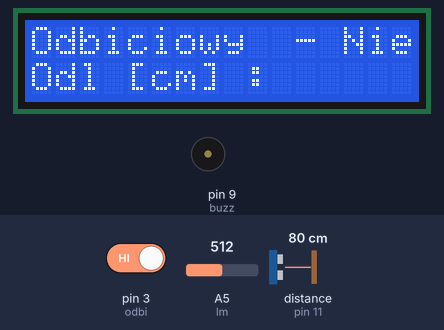
The sketch below on a simulated Arduino Uno, built with avr-gcc and run on an emulated ATmega328P. Shown: 16×2 character LCD, buzzer (waves = sounding). Wiring (inferred from the names in the program): ultrasonic range finder: trigger pin 12; echo pin 11. The test bench sets the inputs (shaded band); at power-on: pin 3 (odbi) HIGH, distance to the obstacle (sensor on pin 11) 80 cm, A5 (lm) = 512. The echo pulse lasts 58.3 µs per cm; what the sketch prints to the serial monitor is not drawn.

Above: at 1.2 s.
1.3 s: pin 3 (odbi) driven LOW
At 5.0 s:
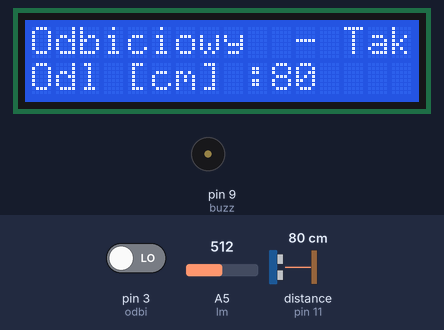
5.1 s: distance to the obstacle (sensor on pin 11) set to 2 cm
At 6.89 s:
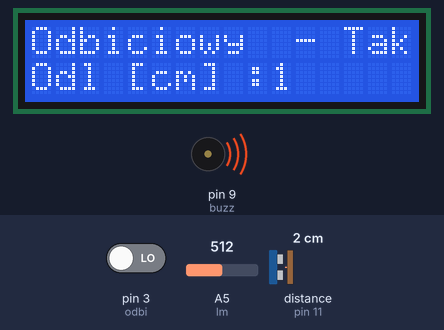
8.3 s: A5 (lm) set to 0
At 10.1 s:
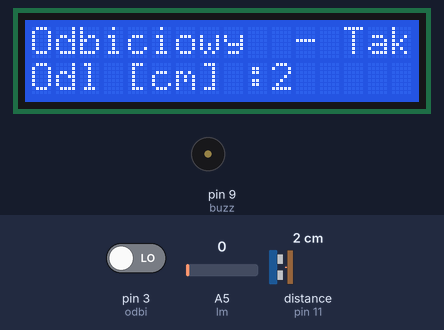
11.1 s: distance to the obstacle (sensor on pin 11) set to 4 cm
At 13.3 s:
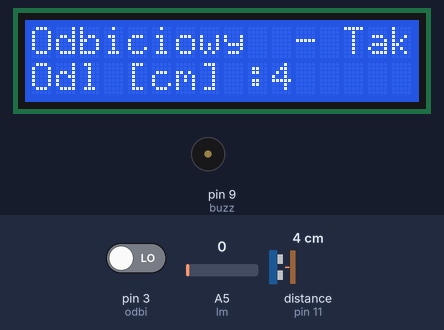
14.0 s: A5 (lm) set to 20
At 16.3 s:
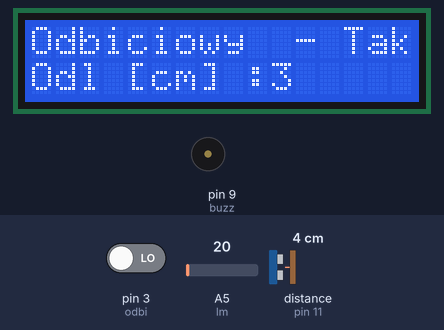
16.8 s: distance to the obstacle (sensor on pin 11) set to 9 cm
At 18.7 s:
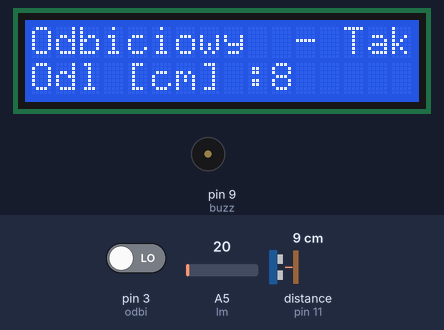
Timing chart, 0 to 20.6 s (numbered marks = the images above; inputs shaded):
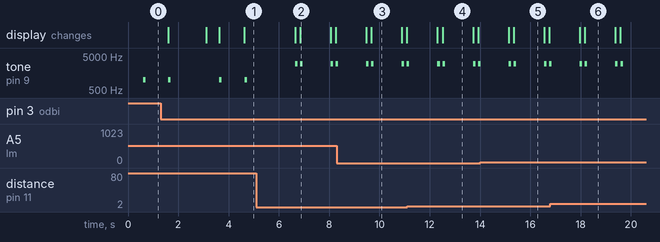

Measured:
- after the input at 1.3 s, the display: first differs from a run without the input after 1.8 s (image 1)
- after the input at 8.3 s, the display: first differs from a run without the input after 1.4 s (image 3)
- after the input at 11.1 s, the display: first differs from a run without the input after 1.4 s (image 4)
- after the input at 14.0 s, the display: first differs from a run without the input after 1.3 s (image 5)
- after the input at 16.8 s, the display: first differs from a run without the input after 1.4 s (image 6)
- by itself, tone on pin 9 (buzz): plays 3000 Hz for 0.10 s, 3000 Hz for 0.10 s, 3000 Hz for 0.10 s, 3000 Hz for 0.10 s
- what the display in image 2 shows lasts 1.3 s, from 6.8 s to 8.1 s

The sketch:

Odbiciowy.ino
```cpp
#include <LiquidCrystal_I2C.h>

#define trigPin 12
#define echoPin 11
#define odbi 3
#define buzz 9
#define lm A5
LiquidCrystal_I2C lcd(0x27, 16, 2); // tworzę obiekt klasy LiquidCrystal o nazwie lcd o podanych parametrach


void setup() {
  // put your setup code here, to run once:
  lcd.begin(); // inicjalizuję lcd
  lcd.home();
  lcd.print("Odbiciowy");
  lcd.setCursor(0,1);
  lcd.print("Odl [cm] : "); // napis kontrolny
  Serial.begin (9600);
  pinMode(trigPin, OUTPUT); //Pin, do którego podłączymy trig jako wyjście
  pinMode(echoPin, INPUT); //a echo, jako wejście
  pinMode(odbi, INPUT);
  pinMode(buzz, OUTPUT);
  }

void loop() {
  // put your main code here, to run repeatedly:


  if (digitalRead(odbi) == LOW) {
    lcd.setCursor(10,0);
    lcd.print(" - Tak");
    Serial.print("Odbiciowy Tak\n");
  } else {
    lcd.setCursor(10,0);
    lcd.print(" - Nie");
    Serial.print("Odbiciowy Nie\n");
  }
  delay(500);
  lcd.setCursor(10,1);
  lcd.print("    ");
  lcd.setCursor(10,1);
  lcd.print(zmierzOdleglosc());
  Serial.print(zmierzOdleglosc());
  Serial.print(" [cm] \n");
  delay(500);
  float temp;
  temp = analogRead(lm);
  temp = temp * 0.48828125;
  Serial.print(temp);
  Serial.print(" C \n");
}

int zmierzOdleglosc() {
  float czas, dystans;

  digitalWrite(trigPin, LOW);
  delayMicroseconds(2);
  digitalWrite(trigPin, HIGH);
  delayMicroseconds(10);
  digitalWrite(trigPin, LOW);

  czas = pulseIn(echoPin, HIGH);
  dystans = czas / 58.2;
  if (dystans <= 10) {
    tone(buzz, 3000, 100);
    delay(200);
  } else if ( dystans <=20 && dystans > 10) {
  tone(buzz, 2000, 100);
  delay(500);
  } else {
    tone(buzz, 1000, 100);
    delay(1000);
  }
  return dystans;
}
```
